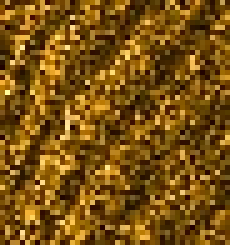
#> input picture datasets/Pohang_Eardo_1_Edgetech4205_800_050_20241012110900_001_04/original/crop/bg/bg_0.jpg, 46 x 49 px (shown 5 times larger)
$ python -i gabor_extractor.py   (imports and definitions only)
#> lines starting #> are read from the running program, lines starting #| are printed output that depends on the picture
"""
최적화된 Gabor 필터 뱅크 특징 추출기

다중 주파수와 방향성을 가진 Gabor 필터를 사용하여 방향성 텍스처 특징을 추출합니다.
"""

import numpy as np
from typing import Dict, List, Tuple, Optional, Union
import logging
from dataclasses import dataclass
from scipy.ndimage import convolve
from concurrent.futures import ThreadPoolExecutor, as_completed
import warnings
import math

try:
    import cv2
    CV2_AVAILABLE = True
except ImportError:
    CV2_AVAILABLE = False

try:
    from skimage.filters import gabor, gabor_kernel
    from skimage import exposure
    SKIMAGE_GABOR_AVAILABLE = True
except ImportError:
    SKIMAGE_GABOR_AVAILABLE = False

# [1 line not run here, left out]

logger = logging.getLogger(__name__)


# [120 lines left out: functions create_gabor_kernel_pure, apply_gabor_filter_pure, rgb_to_grayscale_pure, adaptive_histogram_equalization_pure, not called in this run]


@dataclass
class GaborConfig:
    """Gabor 필터 설정 파라미터"""
    frequency: float = 0.1
    theta: float = 0
    sigma_x: float = 2
    sigma_y: float = 2
    n_stds: float = 3
    offset: float = 0

    def __post_init__(self):
        # 파라미터 유효성 검사
        self.frequency = max(0.01, min(self.frequency, 1.0))
        self.theta = self.theta % (2 * np.pi)
        self.sigma_x = max(0.5, min(self.sigma_x, 10.0))
        self.sigma_y = max(0.5, min(self.sigma_y, 10.0))


class OptimizedGaborBank:
    """
    최적화된 Gabor 필터 뱅크

    다양한 주파수와 방향을 가진 Gabor 필터들을 효율적으로 관리합니다.
    """

    def __init__(self,
                 n_frequencies: int = 6,
                 n_orientations: int = 8,
                 frequency_range: Tuple[float, float] = (0.01, 0.3),
                 sigma_range: Tuple[float, float] = (1, 4)):
        """
        Gabor 필터 뱅크 초기화

        Args:
            n_frequencies: 주파수 개수
            n_orientations: 방향 개수
            frequency_range: 주파수 범위 (min, max)
            sigma_range: 시그마 범위 (min, max)
        """
        self.n_frequencies = n_frequencies
        self.n_orientations = n_orientations
        self.frequency_range = frequency_range
        self.sigma_range = sigma_range

        # 주파수와 방향 생성
        self.frequencies = np.logspace(
            np.log10(frequency_range[0]),
            np.log10(frequency_range[1]),
            n_frequencies
        )

        self.orientations = np.linspace(0, np.pi, n_orientations, endpoint=False)

        # 시그마 값들 (주파수에 따라 적응적)
        self.sigmas = np.linspace(sigma_range[0], sigma_range[1], n_frequencies)

        # 필터 뱅크 생성
        self.filter_bank = self._create_filter_bank()

        logger.info(f"Gabor 필터 뱅크 생성 - {n_frequencies}개 주파수 × {n_orientations}개 방향 = {len(self.filter_bank)}개 필터")

    def _create_filter_bank(self) -> List[Tuple[np.ndarray, GaborConfig]]:
        """Gabor 필터 뱅크 생성"""
        filter_bank = []

        for i, freq in enumerate(self.frequencies):
            for theta in self.orientations:
                config = GaborConfig(
                    frequency=freq,
                    theta=theta,
                    sigma_x=self.sigmas[i],
                    sigma_y=self.sigmas[i]
                )

                # Gabor 커널 생성 (라이브러리 의존성에 따라)
                if SKIMAGE_GABOR_AVAILABLE:
                    try:
                        kernel = gabor_kernel(
                            frequency=config.frequency,
                            theta=config.theta,
                            sigma_x=config.sigma_x,
                            sigma_y=config.sigma_y,
                            n_stds=config.n_stds,
                            offset=config.offset
                        )
                        filter_bank.append((kernel, config))
                    except Exception as e:
                        logger.warning(f"scikit-image gabor_kernel 생성 실패: {e}, 순수 Python 사용")
                        kernel = create_gabor_kernel_pure(
                            frequency=config.frequency,
                            theta=config.theta,
                            sigma_x=config.sigma_x,
                            sigma_y=config.sigma_y,
                            n_stds=config.n_stds,
                            offset=config.offset
                        )
                        filter_bank.append((kernel, config))
                else:
                    # 순수 Python 구현 사용
                    kernel = create_gabor_kernel_pure(
                        frequency=config.frequency,
                        theta=config.theta,
                        sigma_x=config.sigma_x,
                        sigma_y=config.sigma_y,
                        n_stds=config.n_stds,
                        offset=config.offset
                    )
                    filter_bank.append((kernel, config))

        return filter_bank

    # [35 lines left out: function apply_single_filter, not called in this run]

    def extract_filter_responses(self, image: np.ndarray,
                               use_parallel: bool = True) -> Dict[str, np.ndarray]:
        """
        모든 필터에 대한 응답 추출

        Args:
            image: 입력 이미지
            use_parallel: 병렬 처리 사용 여부

        Returns:
            Dict[str, np.ndarray]: 필터 응답 딕셔너리
        """
#> called with use_parallel = True
        # 그레이스케일 변환 (OpenCV 의존성 없이)
        if len(image.shape) == 3:
            if CV2_AVAILABLE:
                try:
                    image = cv2.cvtColor(image, cv2.COLOR_RGB2GRAY)
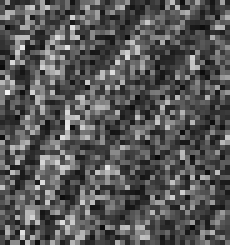
#> image: shape (49, 46) (shown 5 times larger); min 9, max 242, mean 86.9
                except:
                    image = rgb_to_grayscale_pure(image)
            else:
                image = rgb_to_grayscale_pure(image)

        # 이미지 정규화 (scikit-image 의존성 없이)
        if SKIMAGE_GABOR_AVAILABLE:
            try:
                image = exposure.equalize_adapthist(image)
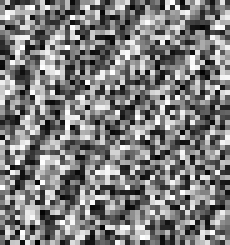
#> image: shape (49, 46) float64 (shown 5 times larger); min 0, max 1, mean 0.492
            except:
                image = adaptive_histogram_equalization_pure(image)
        else:
            image = adaptive_histogram_equalization_pure(image)

        responses = {}

        if use_parallel and len(self.filter_bank) > 4:
            # 병렬 처리
            responses = self._extract_parallel(image)
#> responses = 96 items
        else:
            # 순차 처리
            responses = self._extract_sequential(image)

        return responses

    # [34 lines left out: function _extract_sequential, not called in this run]

    def _extract_parallel(self, image: np.ndarray) -> Dict[str, np.ndarray]:
        """병렬 필터 응답 추출"""
        responses = {}

        def process_filter(args):
            i, kernel, config = args
            filter_name = f"f{config.frequency:.3f}_t{config.theta:.2f}"

            try:
                if SKIMAGE_GABOR_AVAILABLE:
                    try:
                        magnitude, phase = gabor(
                            image,
                            frequency=config.frequency,
                            theta=config.theta,
                            sigma_x=config.sigma_x,
                            sigma_y=config.sigma_y
                        )
                    except Exception as e:
                        logger.debug(f"scikit-image gabor 실패, 직접 적용 사용: {e}")
                        magnitude, phase = self.apply_single_filter(image, kernel)
                else:
                    # 직접 필터 적용
                    magnitude, phase = self.apply_single_filter(image, kernel)

                return filter_name, magnitude, phase
            except Exception as e:
                logger.warning(f"필터 {filter_name} 처리 실패: {e}")
                return filter_name, np.zeros_like(image), np.zeros_like(image)

        # 병렬 처리
        with ThreadPoolExecutor(max_workers=4) as executor:
            futures = [
                executor.submit(process_filter, (i, kernel, config))
                for i, (kernel, config) in enumerate(self.filter_bank)
            ]

            for future in as_completed(futures):
                filter_name, magnitude, phase = future.result()
                responses[f"{filter_name}_mag"] = magnitude
                responses[f"{filter_name}_phase"] = phase

        return responses


class GaborFeatureExtractor:
    """
    Gabor 특징 추출기

    Gabor 필터 응답으로부터 다양한 통계적 특징을 추출합니다.
    """

    # [258 lines left out: functions __init__, extract_statistical_features, _calculate_skewness, _calculate_kurtosis, _calculate_entropy, extract_spatial_features and 2 more, not called in this run]


class AdaptiveGaborExtractor:
    """
    적응형 Gabor 특징 추출기

    이미지 특성에 따라 Gabor 필터 매개변수를 자동으로 조정합니다.
    """

    def __init__(self):
        self.base_extractor = GaborFeatureExtractor()

    # [152 lines left out: functions analyze_image_frequency_content, _find_dominant_frequency, select_optimal_gabor_params, extract_adaptive_features, not called in this run]

>>> import cv2
>>> picture = cv2.cvtColor(cv2.imread('../../datasets/Pohang_Eardo_1_Edgetech4205_800_050_20241012110900_001_04/original/crop/bg/bg_0.jpg'), cv2.COLOR_BGR2RGB)
>>> result = OptimizedGaborBank().extract_filter_responses(picture)
#> result = 96 items

$ run again, on datasets/Pohang_Eardo_1_Edgetech4205_800_050_20241012110900_001_04/original/crop/bg/bg_11.jpg
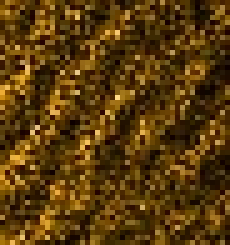
#> input picture datasets/Pohang_Eardo_1_Edgetech4205_800_050_20241012110900_001_04/original/crop/bg/bg_11.jpg, 46 x 49 px (shown 5 times larger)
#> in extract_filter_responses, `image = cv2.cvtColor(image, cv2.COLOR_RGB2GRAY)`:
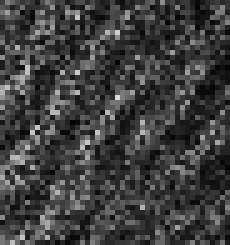
#> image: shape (49, 46) (shown 5 times larger); min 4, max 218, mean 62.9
#> in extract_filter_responses, `image = exposure.equalize_adapthist(image)`:
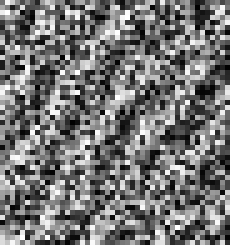
#> image: shape (49, 46) float64 (shown 5 times larger); min 0, max 1, mean 0.461
#> responses = 96 items

$ run again, on datasets/Pohang_Eardo_1_Edgetech4205_800_050_20241012110900_001_04/original/crop/bg/bg_12.jpg
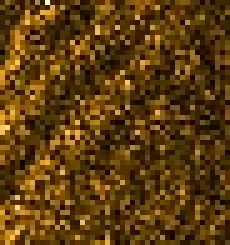
#> input picture datasets/Pohang_Eardo_1_Edgetech4205_800_050_20241012110900_001_04/original/crop/bg/bg_12.jpg, 46 x 49 px (shown 5 times larger)
#> in extract_filter_responses, `image = cv2.cvtColor(image, cv2.COLOR_RGB2GRAY)`:
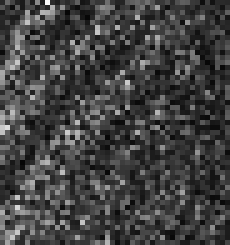
#> image: shape (49, 46) (shown 5 times larger); min 5, max 248, mean 65.8
#> in extract_filter_responses, `image = exposure.equalize_adapthist(image)`:
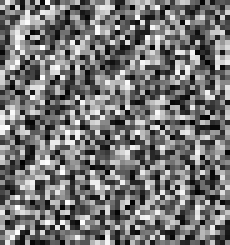
#> image: shape (49, 46) float64 (shown 5 times larger); min 0, max 1, mean 0.461
#> responses = 96 items

$ run again, on datasets/Pohang_Eardo_1_Edgetech4205_800_050_20241012110900_001_04/original/crop/bg/bg_14.jpg
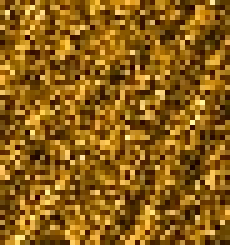
#> input picture datasets/Pohang_Eardo_1_Edgetech4205_800_050_20241012110900_001_04/original/crop/bg/bg_14.jpg, 46 x 49 px (shown 5 times larger)
#> in extract_filter_responses, `image = cv2.cvtColor(image, cv2.COLOR_RGB2GRAY)`:
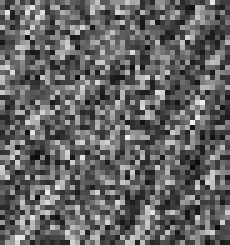
#> image: shape (49, 46) (shown 5 times larger); min 10, max 239, mean 100.6
#> in extract_filter_responses, `image = exposure.equalize_adapthist(image)`:
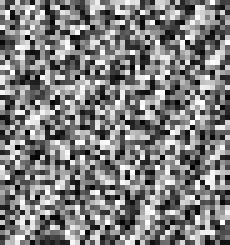
#> image: shape (49, 46) float64 (shown 5 times larger); min 0, max 1, mean 0.497
#> responses = 96 items
